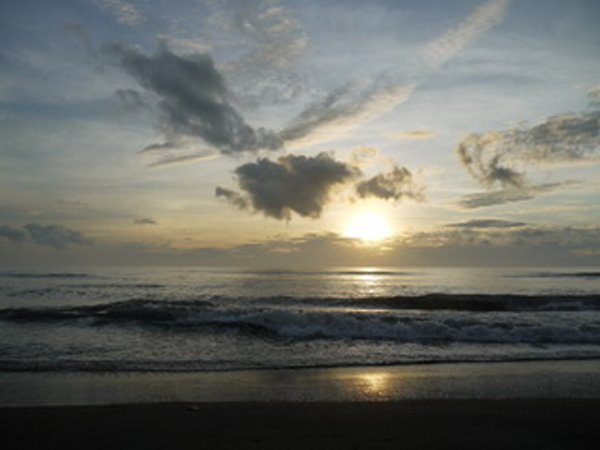
#> input picture python_sample_code/ch10/media/background.jpg, 600 x 450 px, found by its file name
$ python basicplot1.py
#> lines starting #> are read from the running program, lines starting #| are printed output that depends on the picture
import cv2, numpy
cv2.namedWindow("plot")
image = cv2.imread("media\\background.jpg")
#> image is the input picture: shape (450, 600, 3); mean B, G, R 101.9, 108.4, 107.1
cv2.line(image, (50,50), (300,300), (255,0,0), 2)
cv2.rectangle(image, (500,20), (580,100), (0,255,0), 3)
cv2.rectangle(image, (100,300), (150,360), (0,0,255), -1)
cv2.circle(image, (500,300), 40, (255,255,0), -1)
pts = numpy.array([[300,300],[300,340],[350,320]], numpy.int32)
cv2.polylines(image, [pts], True, (0,255,255), 2)
cv2.putText(image,"background.jpg", (350,420), cv2.FONT_HERSHEY_SIMPLEX, 1, (255,255,255), 2)
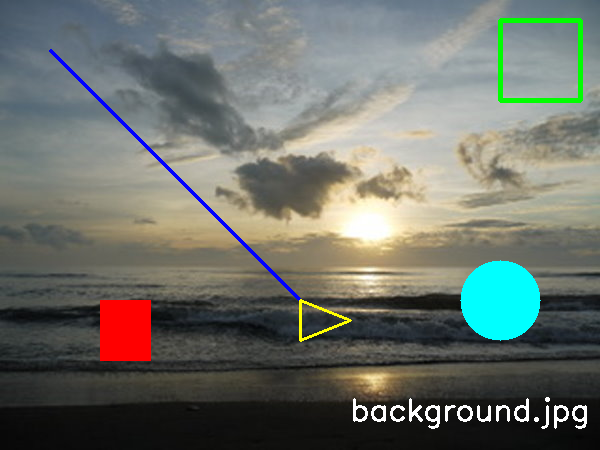
#> image: shape (450, 600, 3); mean B, G, R 105.9, 112.9, 108.5
cv2.imshow("plot", image)
cv2.waitKey(0)
cv2.destroyAllWindows()
